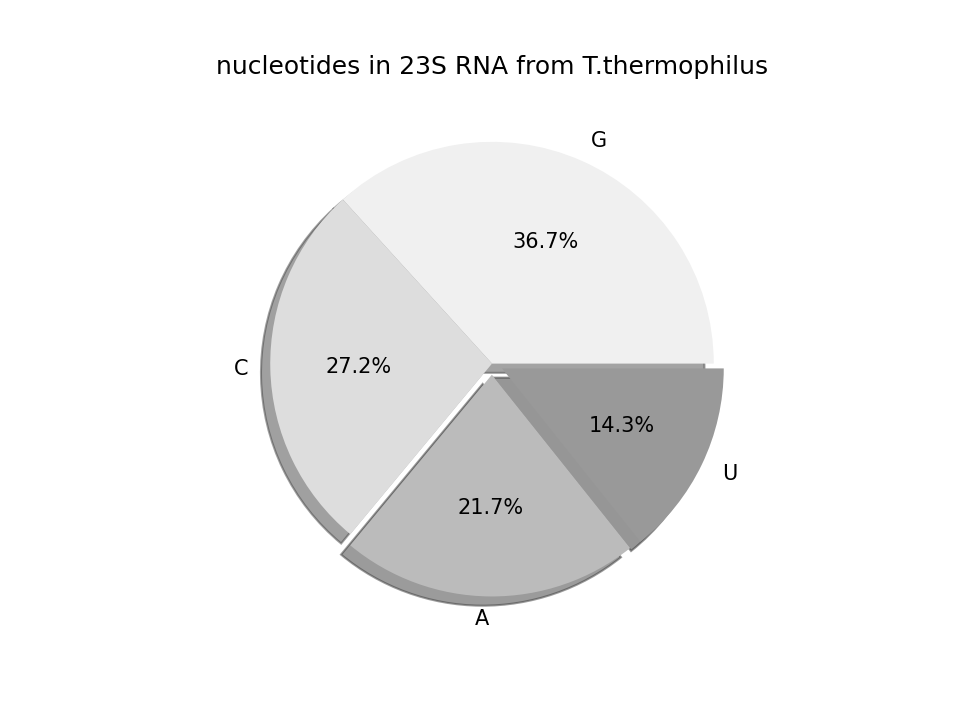

The script that saved this image:

from matplotlib import pyplot as plt

nucleotides = 'G', 'C', 'A', 'U'
count = [1024, 759, 606, 398]
explode = [0.0, 0.0, 0.05, 0.05]

colors = ["#f0f0f0", "#dddddd", "#bbbbbb", "#999999"]

def get_percent(value):
    '''Formats float values in pie slices to percent.'''
    return "%4.1f%%" % (value)

plt.figure(1)
plt.title('nucleotides in 23S RNA from T.thermophilus')

plt.pie(count, explode=explode, labels=nucleotides, shadow=True,
    colors=colors, autopct=get_percent)

plt.savefig('piechart.png', dpi=150)
